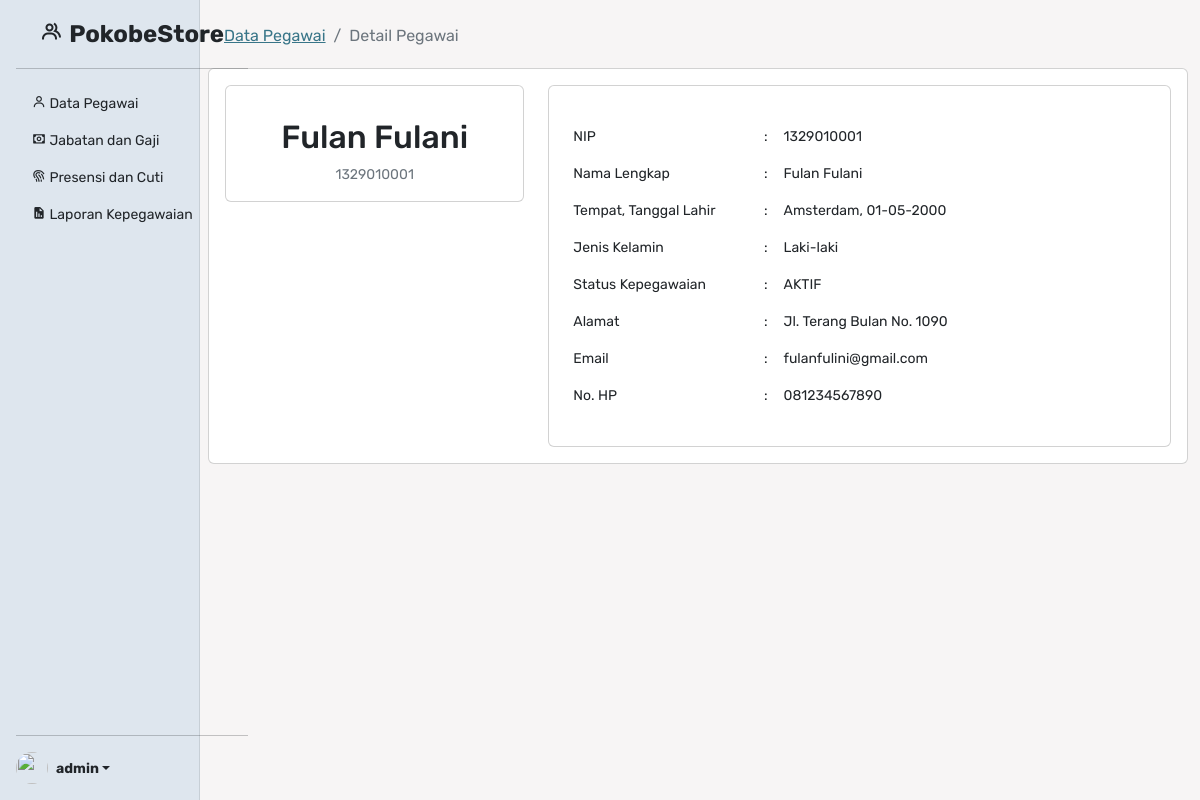
The app's page /admin/detail_pegawai.php?id=1329010001 (signed in) with its own data.
### tables this page shows
CREATE TABLE `pegawai` (
  `nip` int(10) NOT NULL,
  `nama_pegawai` varchar(100) NOT NULL,
  `tempat_lahir` varchar(100) NOT NULL,
  `tgl_lahir` date NOT NULL,
  `jk` varchar(10) NOT NULL,
  `no_hp` varchar(15) NOT NULL,
  `email` varchar(100) NOT NULL,
  `alamat` varchar(250) NOT NULL,
  `status_pegawai` varchar(10) NOT NULL,
  `id_jabatan_gaji` int(2) NOT NULL
);

### config/config.php (called while the page is built, shortened)
<?php
    $host = 'localhost';
    $user = 'id19128426_admin';
    $pass = '>kQj8(<GgZeNhJ&J';
    $db = 'id19128426_simpeg';
    $koneksi = mysqli_connect($host, $user, $pass, $db);
    function adm_url($url=null){
        $admurl = "https://pokobestore.000webhostapp.com/admin";
        if ($url != null) {
            return $admurl.'/'.$url.'.php';
        } else{
            return $admurl;
        }
    }
    function query($query){
        global $koneksi;
        $result = mysqli_query($koneksi, $query);
        $rows = [];
        while ($row = mysqli_fetch_assoc($result)) {
            $rows[]=$row;
        }
        return $rows;
    }

### admin/profil.php (the view)
<?php
require_once "../templates/sidebar.php";
$data_pegawai = query("SELECT * FROM pegawai WHERE nip='$nip'");
?>
<div class="table-responsive">
    <table class="table table-borderless text-dark mt-3">
        <tr>
            <td class="col-4">NIP</td>
            <td>:</td>
            <td class="col-8"><?= $data_pegawai[0]['nip'] ?></td>
        </tr>
        <tr>
            <td>Nama Lengkap</td>
            <td>:</td>
            <td><?= ucwords($data_pegawai[0]['nama_pegawai']) ?></td>
        </tr>
        <tr>
            <td>Tempat, Tanggal Lahir</td>
            <td>:</td>
            <td><?= ucwords($data_pegawai[0]['tempat_lahir']) . ', ' . date('d-m-Y', strtotime($data_pegawai[0]['tgl_lahir'])) ?> </td>
        </tr>
        <tr>
            <td>Jenis Kelamin</td>
            <td>:</td>
            <td><?= ucwords($data_pegawai[0]['jk']) ?> </td>
        </tr>
        <tr>
            <td>Status Kepegawaian</td>
            <td>:</td>
            <td><?= strtoupper($data_pegawai[0]['status_pegawai']) ?> </td>
        </tr>
        <tr>
            <td>Alamat</td>
            <td>:</td>
            <td><?= ucwords($data_pegawai[0]['alamat']) ?> </td>
        </tr>
        <tr>
            <td>Email</td>
            <td>:</td>
            <td><?= $data_pegawai[0]['email'] ?> </td>
        </tr>
        <tr>
            <td>No. HP</td>
            <td>:</td>
            <td><?= $data_pegawai[0]['no_hp'] ?> </td>
        </tr>
    </table>
</div>

### admin/detail_pegawai.php
<?php
require_once "../templates/sidebar.php";
$nip = $_GET['id'];
$data_detail = query("SELECT * FROM pegawai WHERE nip='$nip'");
?>
<div class="container-fluid">
    <div class="bread col-md-9 ms-sm-auto col-lg-10 fs-6 pt-4 pb-1 px-3">
        <nav aria-label="breadcrumb">
            <ol class="breadcrumb">
                <li class="breadcrumb-item"><a href="<?= adm_url('pegawai') ?>">Data Pegawai</a></li>
                <li class="breadcrumb-item active" aria-current="page">Detail Pegawai</li>
            </ol>
        </nav>
    </div>
    <div class="card col-md-9 ms-sm-auto col-lg-10">
        <div class="card-body">
            <div class="row">
                <div class="col-4">
                    <div class="card">
                        <div class="card-body">
                            <div class="text-center">
                                <h2 class="mt-3"><?= ucwords($data_detail[0]['nama_pegawai']) ?></h2>
                                <span class="text-muted"><?= $data_detail[0]['nip'] ?></span>
                            </div>
                        </div>
                    </div>
                </div>
                <div class="col-8">
                    <div class="card">
                        <div class="card-body">
                            <?php
                            require_once "profil.php";
                            ?>
                        </div>
                    </div>
                </div>
            </div>
        </div>
    </div>

### assets/styles.css (style rules this page uses)
:root { --clr-blue: #c3d9e0; --clr-blue-light: #b5d6ee; --clr-blue-dark: #508ea1; --clr-blue-darker: #387588; --clr-gray: #dee6ee; --clr-gray-light: #f7f5f5; }
body { min-height: 100vh; min-height: -webkit-fill-available; }
html { height: -webkit-fill-available; }
body { font-size: .875rem; background-color: var(--clr-gray-light); }
.breadcrumb-item>a { color: var(--clr-blue-darker); }

### templates/sidebar.php (style rules this page uses)
body { font-family: 'Rubik', sans-serif; }

### records on screen
pegawai: nama_pegawai "Fulan Fulani", nip "1329010001", tempat_lahir "Amsterdam", tgl_lahir "01-05-2000", jk "Laki-laki", status_pegawai "AKTIF", alamat "Jl. Terang Bulan No. 1090", email "fulanfulini@gmail.com", no_hp "081234567890"
